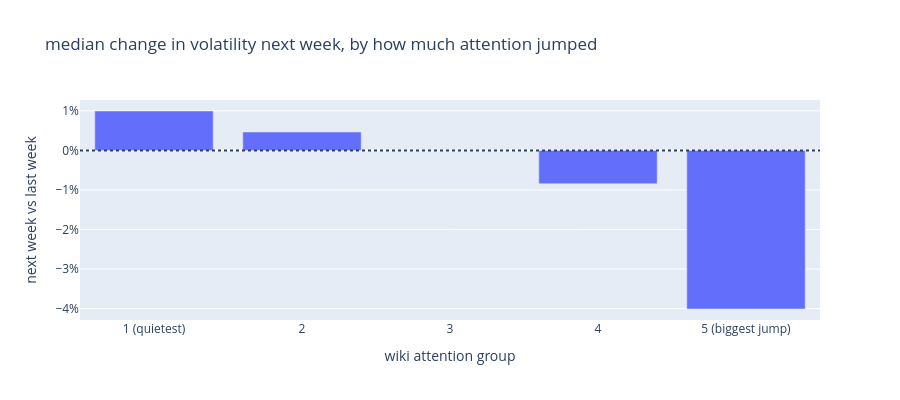

This figure's notebook cell:
### Markdown cell above
## 5. does a surge in views matter? (the simple check)

no models yet, just a straight comparison. i sort every day into 5 groups (quintiles) by `wiki_ratio`, from the quietest 20% of days to the 20% with the biggest attention jump.

then for each group i look at how much **more** (or less) volatile the next week was compared to the last week:

`change = next_week / past_week - 1`

i use the median because a few huge days can mess up an average. if wikipedia attention really warns us about wild weeks, the right hand bars should be higher.

### Code cell
table["change"] = table["next_week"] / table["past_week"] - 1
table["attention_group"] = pd.qcut(table["wiki_ratio"], 5,
                                   labels=["1 (quietest)", "2", "3", "4", "5 (biggest jump)"])

by_group = table.groupby("attention_group", observed=True)["change"].median()

fig = px.bar(x=by_group.index.astype(str), y=by_group.values,
             title="median change in volatility next week, by how much attention jumped")
fig.add_hline(y=0, line_dash="dot")
fig.update_layout(xaxis_title="wiki attention group", yaxis_title="next week vs last week", yaxis_tickformat=".0%", height=400)
fig.show()

### Figure 1 — Plotly figure (JSON) as saved in the notebook; plotly's stock layout.template omitted (floating-point values rounded to 4 significant figures)
{"data": [{"hovertemplate": "x=%{x}<br>y=%{y}<extra></extra>", "legendgroup": "", "marker": {"color": "#636efa", "pattern": {"shape": ""}}, "name": "", "orientation": "v", "showlegend": false, "textposition": "auto", "type": "bar", "x": ["1 (quietest)", "2", "3", "4", "5 (biggest jump)"], "xaxis": "x", "y": [0.009963, 0.004652, -5.741e-06, -0.008437, -0.04009], "yaxis": "y"}], "layout": {"barmode": "relative", "height": 400, "legend": {"tracegroupgap": 0}, "shapes": [{"line": {"dash": "dot"}, "type": "line", "x0": 0, "x1": 1, "xref": "x domain", "y0": 0, "y1": 0, "yref": "y"}], "title": {"text": "median change in volatility next week, by how much attention jumped"}, "xaxis": {"anchor": "y", "domain": [0, 1], "title": {"text": "wiki attention group"}}, "yaxis": {"anchor": "x", "domain": [0, 1], "tickformat": ".0%", "title": {"text": "next week vs last week"}}}}
